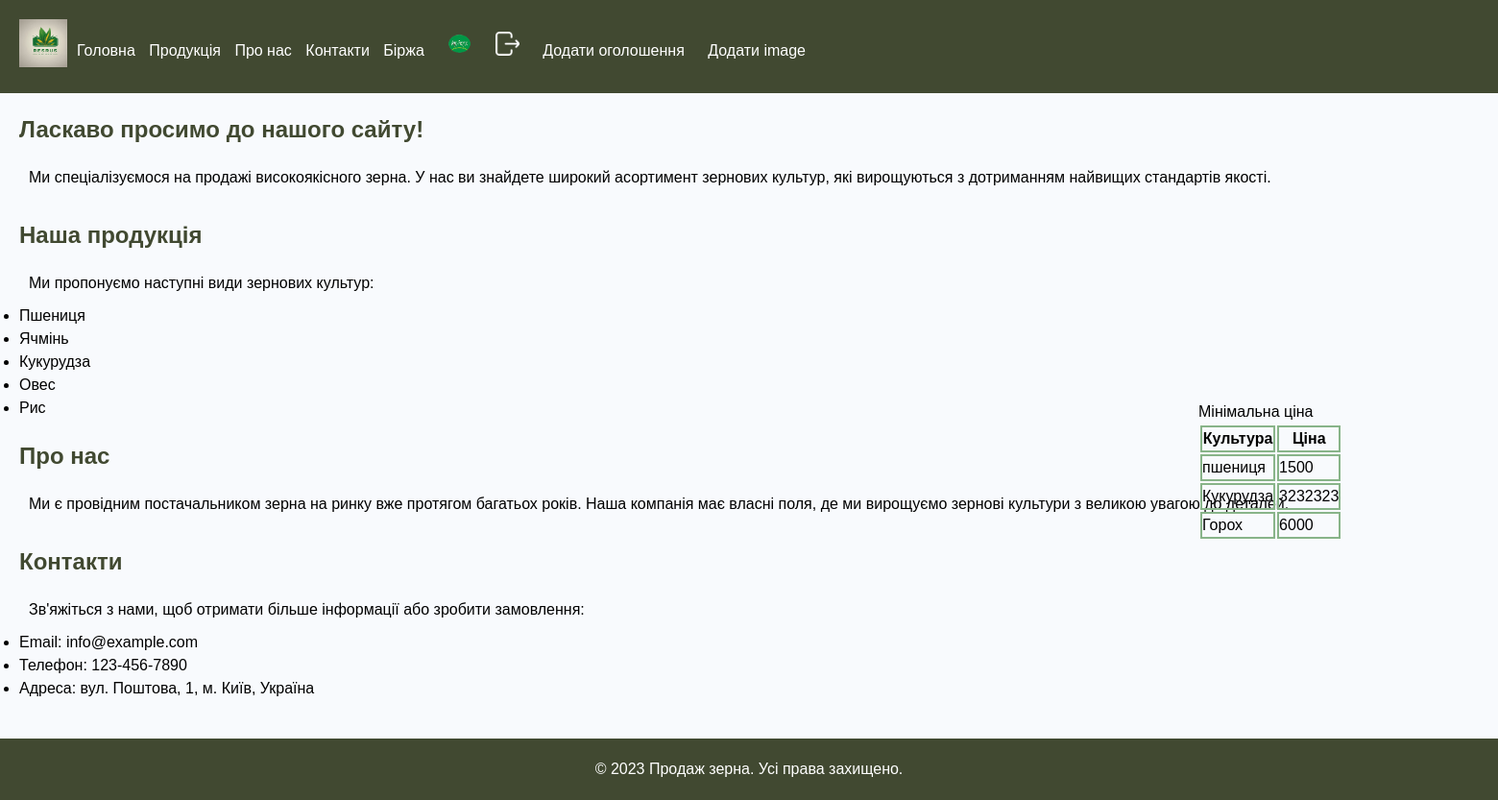
The app's page / (signed in) with its own data.
### main/models.py (models this page shows, shortened)
class Imagess(models.Model):
    image = models.ImageField(upload_to="images/", default=0)
    idcheckimg = models.CharField('ID:', max_length=230, blank=True)

### exchange/models.py (models this page shows, shortened)
class ExchangePrice(models.Model):
    data=models.DateTimeField('Дата публікації')
    company=models.CharField('Ціна',max_length=230)
    typeOfProposition = models.CharField('Тип пропозиції', max_length=20)
    culture = models.CharField('Культура', max_length=20)
    volume= models.CharField("Об'єм", max_length=20)
    price = models.CharField('Ціна', max_length=230)
    condition = models.CharField("Умови", max_length=20)
    idcheck = models.CharField('ID:', max_length=230, blank=True)

### main/views.py (the view)
# urls.py: path('', views.home,name='home'),
def home(request):
    seeds=ExchangePrice.objects.all()
    seedsd=list(seeds.values())
    dicc=[]
    controllist=[]
    x=0
    for element in seedsd:
        if len(dicc) == 0:
            dicc.append(element)
            controllist.append(element['culture'])
        x += 1
        y = 0
        for element1 in dicc:
            y += 1
            if element['culture'] == element1['culture']:
                if int(element['price']) < int(element1['price']):
                    element1['price'] = element['price']
                else:
                    continue
            else:
                if x > 1 and element['culture'] not in controllist:
                    dicc.append(element)
                    break
    myid = request.user.id
    if len(Imagess.objects.all().filter(idcheckimg=myid)) !=0:
        image = Imagess.objects.all().filter(idcheckimg=myid)
        linktoimage = ''
        for el in image:
            linktoimage = el.image
        return render(request, 'main/home.html', {'linkto': linktoimage,'dicc': dicc})
    else:
        return render(request, 'main/home.html', {'dicc': dicc})

### templates/main/home.html (shortened to what this page needs)
{% load static %}
<!DOCTYPE html>
<html lang="en">
<head>
  <link rel="stylesheet" href="{% static 'main/css/style.css' %}">
</head>
<body>
      <header>
        <div class="logo">
          <img src="{% static 'main/img/DreamShaper_v5_A_logo_for_an_agricultural_company_called_Resur_3.jpg'%}"  alt="Resurs Agro">
        </div>
        <nav>
          <ul>
            <li><a href="/">Головна</a></li>
            <li>Продукція</li>
            <li><a href="{% url 'about' %}">Про нас</a></li>
            <li> Контакти </li>
            <li><a href="{% url 'exchange' %}">Біржа</a></li>
              {% if request.user.is_authenticated %}
                  <li><a href="{% url 'profile' %}"><img src="media/{{ linkto }}" width="25" height="25" fill="currentColor" class="rightText" viewBox="0 0 16 16" /></a></li>
                 <li><a href="{% url 'exit' %}"><img src="{% static 'main/img/exitButton.png'%}" width="25" height="25" fill="currentColor" class="rightText" viewBox="0 0 16 16" /></a></li>
                  <li><a href="{% url 'addOffer' %}">Додати оголошення</a></li>
                  <li><a href="{% url 'addimage' %}">Додати image</a></li>
              {% else %}
                <a href="{% url 'register' %}"><li><button class="btn btn-info"><i class="fas fa-plus-circle"></i>Реєстрація</button></li></a>
                <a href="{% url 'login' %}"><li><button class="btn btn-info"><i class="fas fa-plus-circle"></i>Вхід</button></li></a>
              {% endif %}
          </ul>
        </nav>
      </header>
    {% block body %}
      <main>
        <section>
          <h2>Ласкаво просимо до нашого сайту!</h2>
          <p>Ми спеціалізуємося на продажі високоякісного зерна. У нас ви знайдете широкий асортимент зернових культур,
            які вирощуються з дотриманням найвищих стандартів якості.</p>
        </section>
        <section>
          <h2>Наша продукція</h2>
          <p>Ми пропонуємо наступні види зернових культур:</p>
          <ul>
            <li>Пшениця</li>
            <li>Ячмінь</li>
            <li>Кукурудза</li>
            <li>Овес</li>
            <li>Рис</li>
          </ul>
        </section>
        <section>
          <h2>Про нас</h2>
          <p>Ми є провідним постачальником зерна на ринку вже протягом багатьох років. Наша компанія має власні поля,
            де ми вирощуємо зернові культури з великою увагою до деталей.</p>
        </section>
        <section>
          <h2>Контакти</h2>
          <p>Зв'яжіться з нами, щоб отримати більше інформації або зробити замовлення:</p>
          <ul>
            <li>Email: info@example.com</li>
            <li>Телефон: 123-456-7890</li>
            <li>Адреса: вул. Поштова, 1, м. Київ, Україна</li>
          </ul>
        </section>
      </main>
      <footer>
        <p>&copy; 2023 Продаж зерна. Усі права захищено.</p>
      </footer>
        <div class="features" id="right">
                <table class="table" >
                    <tr >
                        <th class="active">Культура</th>
                        <th class="active">Ціна</th>
                    </tr>
                    {% for i in dicc %}
                        <tr >
                            <td class="active">{{ i.culture }}</td>
                            <td class="active">{{ i.price }}</td>
                        </tr>
                    {% endfor %}
                </table>
        </div>
    {% endblock %}
</body>
</html>

### main/static/main/css/style.css (style rules this page uses)
body, h1, h2, p, ul, li { margin: 0; padding: 0; }
body { font-family: Arial, sans-serif; line-height: 1.5; background-color: #f8fafd; }
header { background-color: #414931; color: #fff; padding: 20px; display: flex; align-items: center; }
.logo img { width: 50px; height: 50px; }
nav ul { list-style-type: none; margin: 0; padding: 0; }
nav ul li { display: inline; }
nav ul li a { color: #fff; text-decoration: none; padding: 10px; }
main { padding: 20px; }
section { margin-bottom: 20px; }
section h2 { color: #414931; margin-bottom: 10px; }
footer { background-color: #414931; color: #fff; padding: 10px; text-align: center; }
.table th, .table td { position: relative; border: 2px solid #88b489; }
.active:after { position: absolute; top: 0px; right: 0px; bottom: 0px; left: 0px; border: 2px solid #88b489; }

### templates/main/home.html (style rules this page uses)
* { margin: 0; padding: 0; }
p { padding: 10px; }
#right { position: absolute; right: -30%; top: 50%; width: 50%; }

### records on screen
Imagess: image (picture)
ExchangePrice: culture "пшениця", price "1500"
ExchangePrice: culture "Кукурудза", price "3232323"
ExchangePrice: culture "Горох", price "6000"
